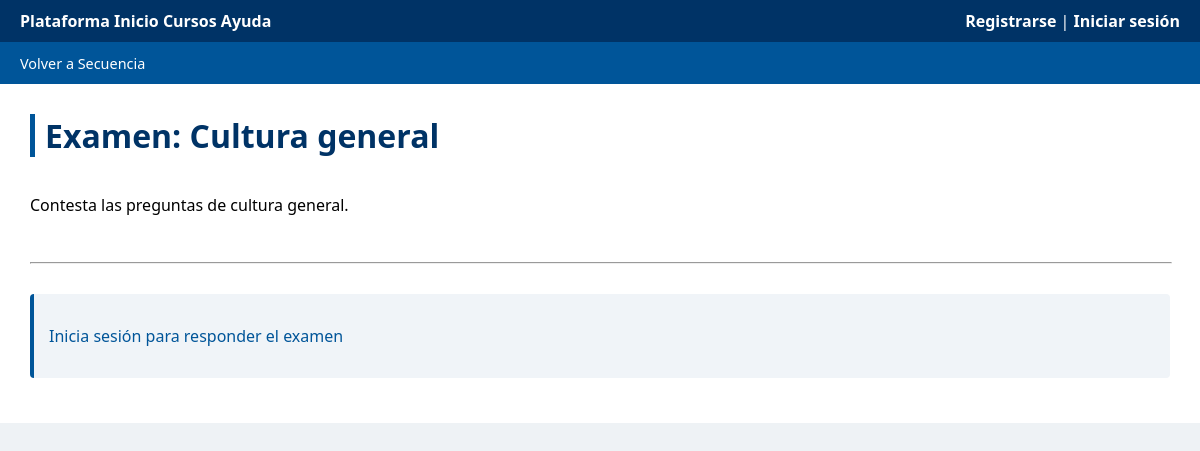
The app's page /examen/45/ with its own data.
### contenido/models.py (models this page shows, shortened)
class Examen(models.Model):
    componente = models.OneToOneField(Componente, on_delete=models.CASCADE, related_name="examen")
    titulo = models.CharField(max_length=255)
    descripcion = CKEditor5Field('Text', config_name='extends', blank=True)
    max_intentos = models.PositiveIntegerField(default=1, verbose_name="Intentos máximos")

### contenido/views.py (the view, shortened to what this page needs)
# urls.py: path('examen/<int:componente_id>/', views.examen_detalle, name='examen_detalle'),
def examen_detalle(request, componente_id):
    componente = get_object_or_404(Componente, id=componente_id, tipo="examen")
    examen = get_object_or_404(Examen, componente=componente)
    formulario = componente.formulario
    preguntas = formulario.preguntas.prefetch_related('opciones').all() if formulario else []
    mensaje = None
    puede_acceder = puede_acceder_componente(request, componente)
    return render(request, "contenido/examen_detalle.html", {
        "componente": componente,
        "examen": examen,
        "formulario": formulario,
        "preguntas": preguntas,
        "mensaje": mensaje,
        "puede_acceder": puede_acceder,
    })

### contenido/context_processors.py (called while the page is built)
def glosario_global(request):
    glosario = GlosarioGlobal.objects.last()
    return {'glosario_global': glosario}

### contenido/views.py (called while the page is built, shortened)
def puede_acceder_componente(request, componente):
    if not request.user.is_authenticated:
        return True  # Si no está autenticado, puede ver pero no responder

### contenido/templates/contenido/examen_detalle.html (shortened to what this page needs)
<!DOCTYPE html>
<html lang="es">
<head>
    {% load static %}
    <link rel="stylesheet" href="{% static 'contenido/css/estilos.css' %}">
</head>
<body>
<header>
    <div class="navbar">
        <strong>Plataforma</strong>
        <a href="#">Inicio</a>
        <a href="#">Cursos</a>
        <a href="#">Ayuda</a>
    </div>
    <div style="float: right;">
    {% if user.is_authenticated %}
        {{ user.username }} |
        <form id="logout-form" action="{% url 'logout' %}" method="post" style="display: inline;">
            {% csrf_token %}
            <button type="submit" style="background:none;border:none;color:white;cursor:pointer;">Cerrar sesión</button>
        </form>
    {% else %}
        <a href="{% url 'register' %}">Registrarse</a> |
        <a href="{% url 'login' %}?next={{ request.path }}">Iniciar sesión</a>
    {% endif %}
    </div>
</header>
<div class="subheader">
    <div class="subnav">
        <a href="{% url 'teaching_sequence' %}">Volver a Secuencia</a>
    </div>
</div>
<div class="content">
    <h1 style="color: #003366; border-left: 5px solid #005599; padding-left: 10px; margin-top: 0;">Examen: {{ examen.titulo }}</h1>
    {% if examen.descripcion %}
    <div class="descripcion" style="margin-bottom: 30px;">
        {{ examen.descripcion|safe }}
    </div>
    {% endif %}
    <hr style="clear: both; margin: 30px 0;">
    {% if preguntas %}
        {% if user.is_authenticated %}
            {% if puede_acceder %}
                <form method="post" style="margin-top: 30px;">
                    {% csrf_token %}
                    {% for pregunta in preguntas %}
                        <div class="component" style="margin-bottom: 20px;">
                            <strong style="color: #003366; display: block; margin-bottom: 10px;">{{ forloop.counter }}. {{ pregunta.texto }}</strong>
                            {% if pregunta.tipo == 'abierta' %}
                                <textarea name="pregunta_{{ pregunta.id }}" rows="3" style="width:100%; padding: 10px; border: 1px solid #ccc; border-radius: 4px; font-size: 1rem; font-family: inherit; box-sizing: border-box; resize: vertical;"></textarea>
                            {% elif pregunta.tipo == 'opcion_multiple' %}
                                <div style="margin-top: 10px;">
                                    {% for opcion in pregunta.opciones.all %}
                                        <label style="display: block; padding: 8px; margin-bottom: 5px; cursor: pointer;">
                                            <input type="radio" name="pregunta_{{ pregunta.id }}" value="{{ opcion.id }}" style="margin-right: 8px;"> {{ opcion.texto }}
                                        </label>
                                    {% endfor %}
                                </div>
                            {% endif %}
                        </div>
                    {% endfor %}
                    <button type="submit" class="btn-guardar">Enviar respuestas</button>
                </form>
            {% else %}
                <div class="component" style="background-color: #ffe6e6; border-left-color: #dc3545; margin: 20px 0;">
                    <h3 style="color: #dc3545; margin-top: 0;">Acceso restringido</h3>
                    <p style="color: #721c24; margin-bottom: 0;">Has agotado el número máximo de intentos permitidos para este examen. No puedes realizar más intentos.</p>
                </div>
                <p style="color: #666;">Si necesitas más intentos, contacta con el administrador del curso.</p>
            {% endif %}
        {% else %}
            <div class="component">
                <p><a href="{% url 'login' %}?next={{ request.path }}" style="color: #005599; text-decoration: none;">Inicia sesión para responder el examen</a></p>
            </div>
        {% endif %}
    {% else %}
        <div class="component">
            <p style="color: #999; font-style: italic;">No hay preguntas en este examen.</p>
        </div>
    {% endif %}
</div>
</body>
</html>

### contenido/static/contenido/css/estilos.css (style rules this page uses)
body { font-family: 'Segoe UI', Tahoma, Geneva, Verdana, sans-serif; background-color: #eef2f5; margin: 0; padding: 0; }
header { background: #003366; color: white; padding: 10px 20px; display: flex; justify-content: space-between; align-items: center; }
header a, header a:visited { color: white !important; text-decoration: none; font-weight: bold; }
.subheader { background: #005599; padding: 10px 20px; display: flex; align-items: center; }
.subnav a, .subnav a:visited { color: white; margin-right: 20px; text-decoration: none; font-size: 0.9rem; }
.content { flex: 1; padding: 30px; height: 100%; overflow-y: auto; background-color: white; box-sizing: border-box; }
.component { background: #f0f4f8; padding: 15px; margin: 15px 0; border-left: 4px solid #005599; border-radius: 4px; }
.descripcion { overflow-x: hidden; overflow-y: visible; word-wrap: break-word; }
.content h3, .content h4, .content form, .comentarios-section, hr { clear: both !important; display: block; width: 100%; margin-top: 30px; }

### records on screen
Examen: titulo "Cultura general", descripcion "Contesta las preguntas de cultura general."
